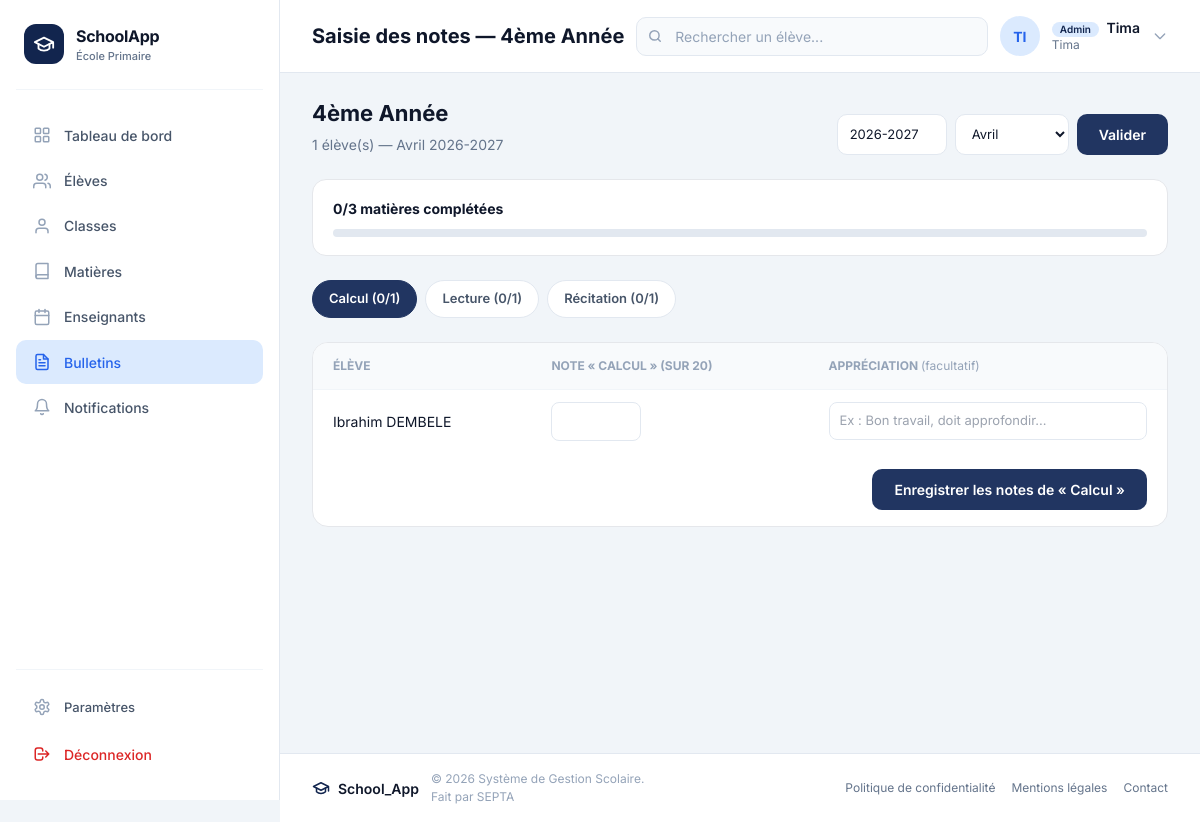
Page /bulletins/classe/4/mois/4/ (signed in) on the earlier database version.
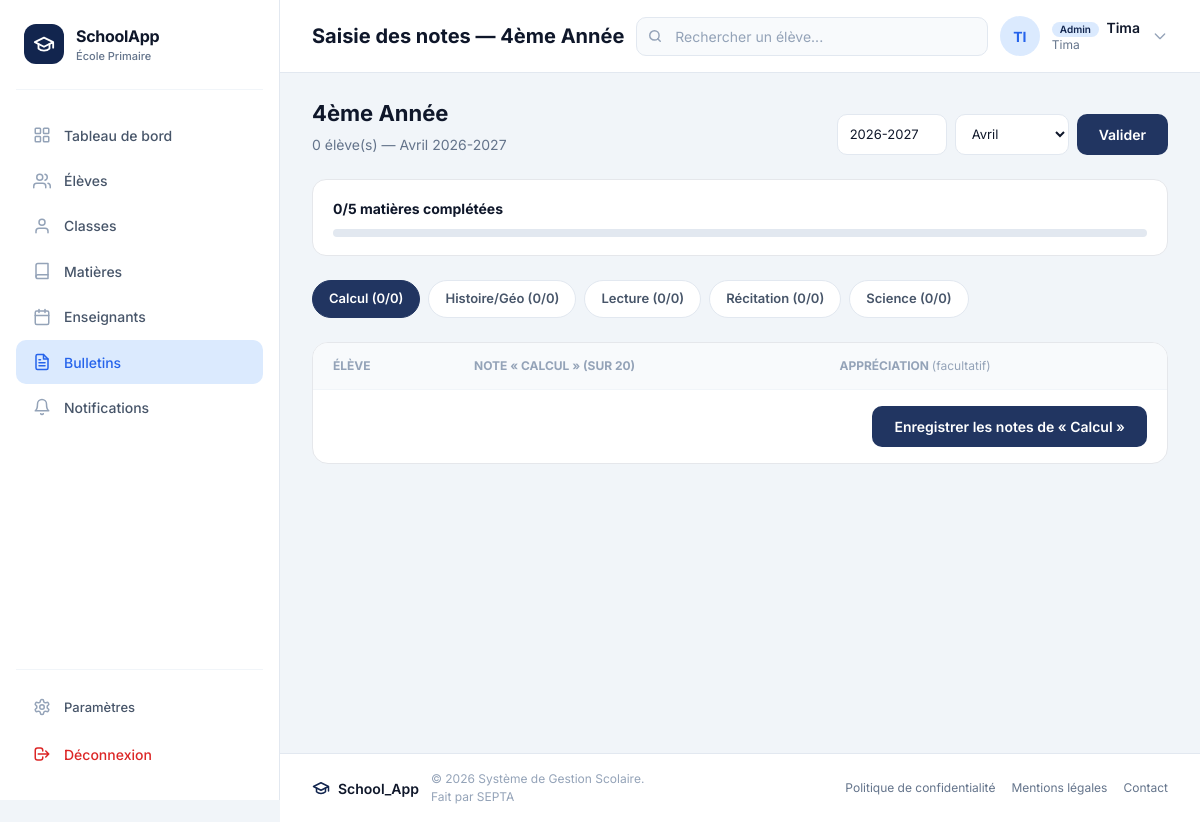
Same page on the later database version.
### matieres/models.py (models this page shows, shortened)
class Matiere(models.Model):
    nom = models.CharField(max_length=100, unique=True)
    description = models.TextField(blank=True, null=True)
    note_sur = models.PositiveIntegerField(
        default=20,
        help_text="Barème de notation de la matière (ex: 5, 10, 20)"
    )
    coefficient = models.PositiveIntegerField(
        default=1,
        help_text="Poids de la matière dans le calcul de la moyenne"
    )
    classes = models.ManyToManyField(
        Classe,
        related_name="matieres",
        blank=True
    )
    class Meta:
        ordering = ["nom"]
        verbose_name = "Matière"
        verbose_name_plural = "Matières"

### eleves/models.py (models this page shows, shortened)
class Student(models.Model):
    SEXE_CHOICES = [
        ("M", "Masculin"),
        ("F", "Féminin"),
    ]
    identification_number = models.AutoField( primary_key=True)
    first_name = models.CharField(max_length=100, blank=False, null=False)
    last_name = models.CharField(max_length=100, blank=False, null=False)
    sexe = models.CharField(max_length=1, choices=SEXE_CHOICES, blank=True, null=True)
    date_of_birth = models.DateField()
    lieu_de_naissance = models.CharField(max_length=100, blank=False, null=False)
    parent = models.ForeignKey(Parent, on_delete=models.CASCADE, related_name='students')
    classroom = models.ForeignKey(Classe, on_delete=models.CASCADE, related_name='students')
    inscription_date = models.DateField(blank=False, null=False)
    photo = models.ImageField(
        upload_to='eleves/photos/', blank=True, null=True,
        help_text="Photo de l'élève, affichée sur le bulletin (facultative)."
    )
    photo_identite = models.ImageField(upload_to='eleves/photos_identite/', blank=True, null=True)
    acte_naissance = models.FileField(upload_to='eleves/actes_naissance/', blank=True, null=True)

### bulletins/views.py (the view)
@login_required
def notes_classe(request, classe_id, mois):
    classe = get_object_or_404(Classe, pk=classe_id)
    if est_enseignant(request.user) and classe.enseignant != request.user:
        messages.error(request, "Vous n'êtes pas l'enseignant de cette classe.")
        return redirect("accounts:dashboard")
    annee_scolaire = request.GET.get("annee_scolaire", ANNEE_SCOLAIRE_DEFAUT)
    eleves = list(classe.students.all().order_by("last_name", "first_name"))
    matieres = list(classe.matieres.all())
    total_eleves = len(eleves)
    matieres_info = []
    matieres_completes = 0
    for matiere in matieres:
        notes_saisies = Note.objects.filter(
            matiere=matiere,
            mois=mois,
            annee_scolaire=annee_scolaire,
            student__classroom=classe,
        ).count()
        complete = total_eleves > 0 and notes_saisies == total_eleves
        if complete:
            matieres_completes += 1
        matieres_info.append({
            "matiere": matiere,
            "notes_saisies": notes_saisies,
            "complete": complete,
        })
    matiere_id = request.GET.get("matiere")
    matiere_selectionnee = None
    if matiere_id:
        matiere_selectionnee = next(
            (m["matiere"] for m in matieres_info if str(m["matiere"].pk) == str(matiere_id)),
            None,
        )
    if matiere_selectionnee is None and matieres_info:
        matiere_selectionnee = matieres_info[0]["matiere"]
    lignes = []
    if matiere_selectionnee:
        notes_dict = {
            note.student_id: note
            for note in Note.objects.filter(
                matiere=matiere_selectionnee,
                mois=mois,
                annee_scolaire=annee_scolaire,
                student__classroom=classe,
            )
        }
        for eleve in eleves:
            note = notes_dict.get(eleve.pk)
            lignes.append({
                "eleve": eleve,
                "valeur": note.valeur if note else "",
                "commentaire": note.commentaire if note else "",
            })
    verrouillee = classe_verrouillee(classe, mois, annee_scolaire)
    context = {
        "classe": classe,
        "mois": int(mois),
        "mois_label": mois_label(mois),
        "mois_scolaire": MOIS_SCOLAIRE,
        "annee_scolaire": annee_scolaire,
        "matieres_info": matieres_info,
        "matieres_completes": matieres_completes,
        "total_matieres": len(matieres),
        "matiere_selectionnee": matiere_selectionnee,
        "lignes": lignes,
        "total_eleves": total_eleves,
        "verrouillee": verrouillee,
    }
    return render(request, "bulletin/notes_classe.html", context)

### bulletins/utils.py (called while the page is built)
def mois_label(mois):
    return MOIS_LABELS.get(int(mois), str(mois))

### bulletins/views.py (called while the page is built)
def est_enseignant(user):
    return user.groups.filter(name="Teacher").exists()

def classe_verrouillee(classe, mois, annee_scolaire):
    return Bulletin.objects.filter(
        classe=classe,
        mois=mois,
        annee_scolaire=annee_scolaire,
        valide=True,
    ).exists()

### bulletins/templates/bulletin/notes_classe.html (shortened to what this page needs)
{% extends 'base.html' %}
{% load static %}
{% block page_title %}Saisie des notes — {{ classe.nom }}{% endblock %}
{% block search_placeholder %}Rechercher un élève...{% endblock %}
{% block nav_bulletins %}active{% endblock %}
{% block content %}
<div class="page-header">
  <div class="page-header-text">
    <h2>{{ classe.nom }}</h2>
    <p>{{ total_eleves }} élève(s) — {{ mois_label }} {{ annee_scolaire }}</p>
  </div>
  <form class="period-form" method="get">
    <input type="text" name="annee_scolaire" value="{{ annee_scolaire }}" style="width:110px;">
    <select onchange="changerMois(this.value)">
      {% for valeur, label in mois_scolaire %}
      <option value="{{ valeur }}" {% if valeur == mois %}selected{% endif %}>{{ label }}</option>
      {% endfor %}
    </select>
    <button type="submit" class="btn btn-primary">Valider</button>
  </form>
</div>
<div class="progress-card">
  <div class="progress-card-top">
    <strong>{{ matieres_completes }}/{{ total_matieres }} matières complétées</strong>
  </div>
  <div class="progress-bar-wrap">
  </div>
</div>
{% if matieres_info %}
<div class="matiere-tabs">
  {% for info in matieres_info %}
  <a class="matiere-tab {% if matiere_selectionnee.pk == info.matiere.pk %}active{% endif %} {% if info.complete %}complete{% endif %}"
     href="?matiere={{ info.matiere.pk }}&annee_scolaire={{ annee_scolaire }}">
    {{ info.matiere.nom }}
    {% if info.complete %}✓{% else %}({{ info.notes_saisies }}/{{ total_eleves }}){% endif %}
  </a>
  {% endfor %}
</div>
{% if matiere_selectionnee %}
<form method="post"
      action="{% url 'bulletin:notes_bulk_save' classe.pk mois matiere_selectionnee.pk %}">
  <div class="notes-table-wrap">
    <table class="notes-table">
      <thead>
        <tr>
          <th>Élève</th>
          <th>Note « {{ matiere_selectionnee.nom }} » (sur {{ matiere_selectionnee.note_sur }})</th>
          <th>Appréciation <span style="text-transform:none; font-weight:400;">(facultatif)</span></th>
        </tr>
      </thead>
      <tbody>
        {% for ligne in lignes %}
        <tr>
          <td>{{ ligne.eleve.first_name }} {{ ligne.eleve.last_name }}</td>
          <td>
            <input
              class="note-input"
              type="number"
              step="0.01"
              min="0"
              max="{{ matiere_selectionnee.note_sur }}"
              name="note_{{ ligne.eleve.pk }}"
              value="{{ ligne.valeur }}"
              {% if verrouillee %}disabled{% else %}required{% endif %}
            >
          </td>
          <td>
            <input
              class="comment-input"
              type="text"
              name="comment_{{ ligne.eleve.pk }}"
              value="{{ ligne.commentaire }}"
              placeholder="Ex : Bon travail, doit approfondir..."
            >
          </td>
        </tr>
        {% endfor %}
      </tbody>
    </table>
    {% if not verrouillee %}
    <div class="table-footer">
      <button type="submit" class="btn btn-primary">
        Enregistrer les notes de « {{ matiere_selectionnee.nom }} »
      </button>
    </div>
    {% endif %}
  </div>
</form>
{% endif %}
{% else %}
<div class="empty-state">
  <h3>Aucune matière rattachée à cette classe</h3>
  <p>Demandez à l'administrateur d'associer des matières à « {{ classe.nom }} ».</p>
</div>
{% endif %}
{% endblock %}

Differences in the rows shown:
removed Student: eleve.first_name "Ibrahim", eleve.last_name "DEMBELE"
computed for Matiere "Calcul": total_eleves "1" → "0"
added Matiere: matiere.nom "Histoire/Géo", notes_saisies "0", total_eleves "0"
computed for Matiere "Lecture": coefficient "1" → "0"
computed for Matiere "Récitation": coefficient "1" → "0"
added Matiere: matiere.nom "Science", notes_saisies "0", total_eleves "0"
Other differences:
{{ total_eleves }}: "1" → "0"
{{ total_matieres }}: "3" → "5"
